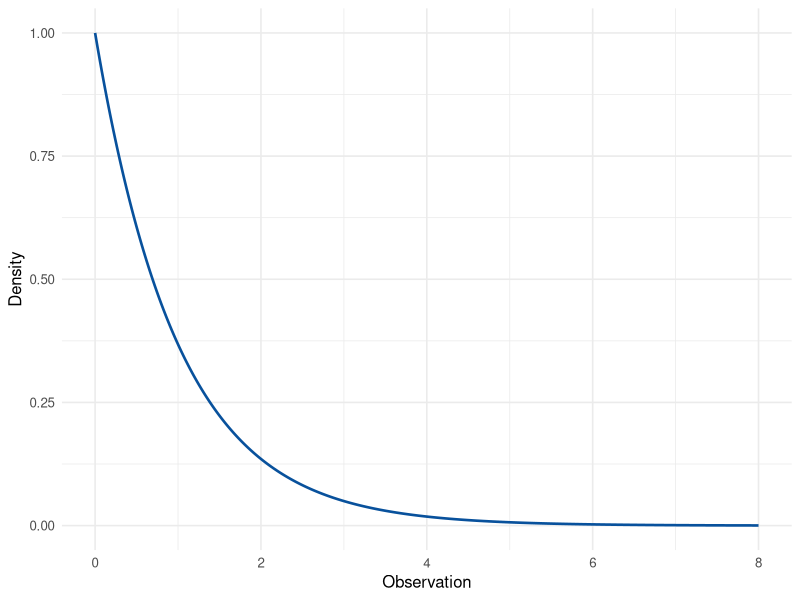
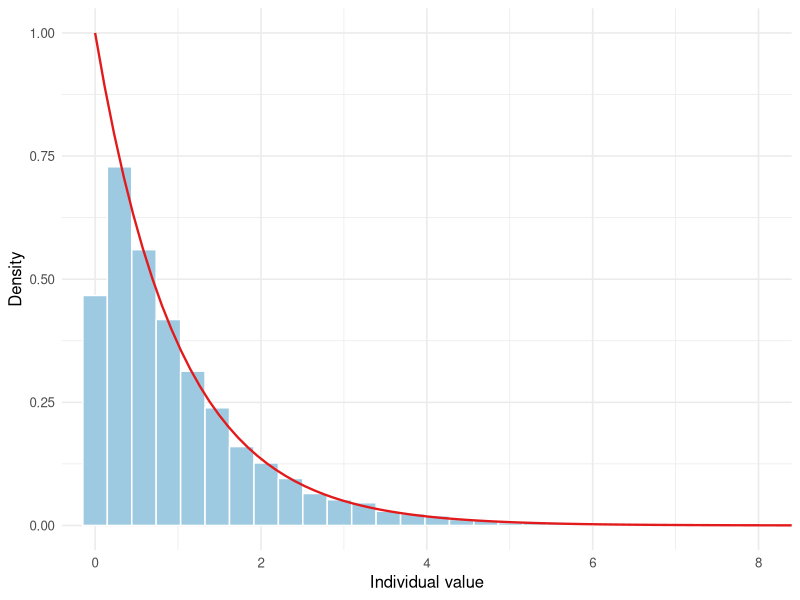
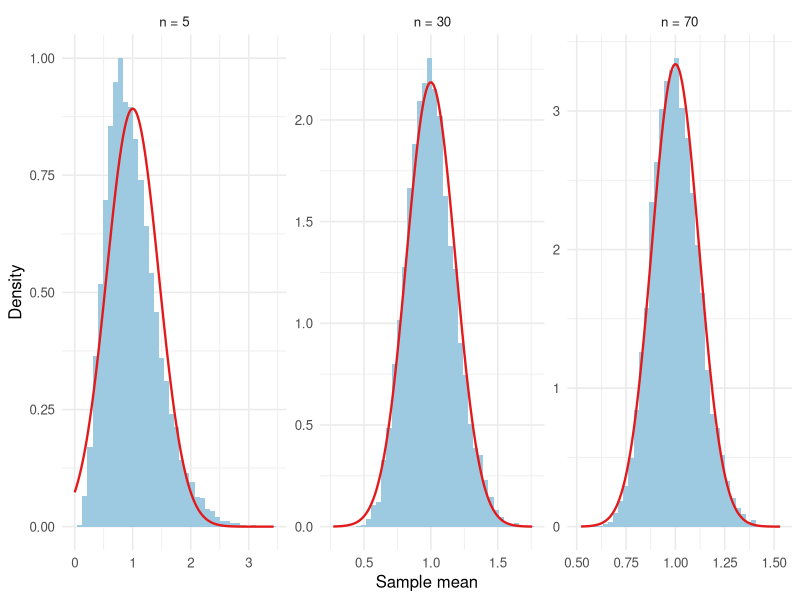
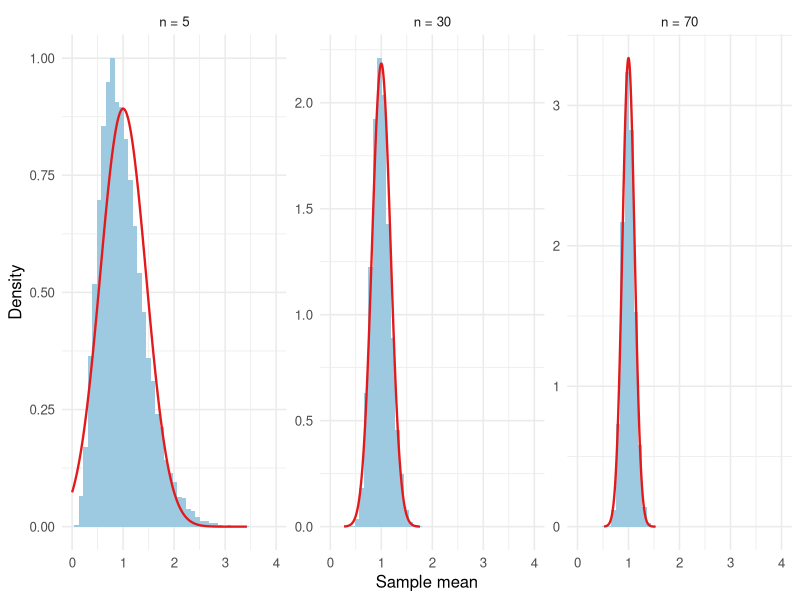
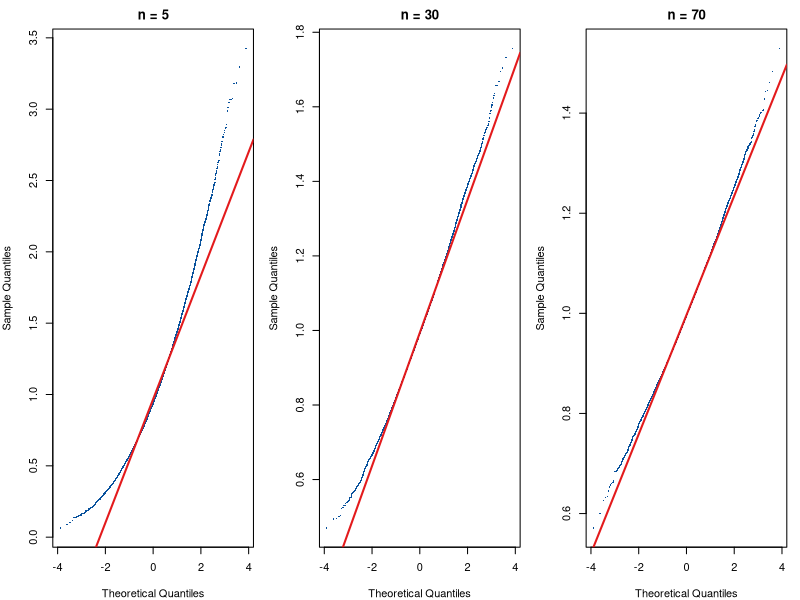

The R source for these figures, in order:
## ---- chunk 1
#| include: false
library(ggplot2)
library(knitr)
student_id <- 1069
## ---- chunk 2
#| echo: false
#| fig-width: 6.5
#| fig-height: 3.2
#| fig-cap: "The exponential population with rate 1. Mean 1, standard deviation 1, with a long right tail."
curve_x <- seq(0, 8, length.out = 400)
ggplot(data.frame(x = curve_x, y = dexp(curve_x, rate = 1)), aes(x, y)) +
  geom_line(linewidth = 0.9, color = "#08519c") +
  labs(x = "Observation", y = "Density") +
  theme_minimal(base_size = 12)
## ---- chunk 3
#| echo: false
#| fig-width: 6.5
#| fig-height: 3.2
#| fig-cap: "Ten thousand individual exponential draws. This is the population, not a sampling distribution."
set.seed(student_id)
individuals <- rexp(10000, rate = 1)
ggplot(data.frame(x = individuals), aes(x)) +
  geom_histogram(
    aes(y = after_stat(density)),
    bins = 40,
    fill = "#9ecae1",
    color = "white"
  ) +
  stat_function(fun = dexp, args = list(rate = 1), color = "#e31a1c", linewidth = 0.8) +
  coord_cartesian(xlim = c(0, 8)) +
  labs(x = "Individual value", y = "Density") +
  theme_minimal(base_size = 12)
## ---- chunk 4
set.seed(student_id)
one_sample <- rexp(5, rate = 1)
round(one_sample, 3)
mean(one_sample)
## ---- chunk 5
student_id <- 1069
B <- 10000
sample_sizes <- c(5, 10, 20, 30, 40, 50, 60, 70, 80, 100)
mu <- 1
sigma <- 1

skewness <- function(x) {
  z <- (x - mean(x)) / sd(x)
  mean(z^3)
}

excess_kurtosis <- function(x) {
  z <- (x - mean(x)) / sd(x)
  mean(z^4) - 3
}

set.seed(student_id)

results <- data.frame()
focus_n <- c(5, 30, 70)
stored_means <- list()

for (n in sample_sizes) {
  sample_means <- replicate(B, mean(rexp(n, rate = 1)))
  simulated_se <- sd(sample_means)
  theoretical_se <- sigma / sqrt(n)

  results <- rbind(
    results,
    data.frame(
      sample_size = n,
      simulated_mean = mean(sample_means),
      theoretical_mean = mu,
      simulated_se = simulated_se,
      theoretical_se = theoretical_se,
      se_ratio = simulated_se / theoretical_se,
      skewness = skewness(sample_means),
      theory_skewness = 2 / sqrt(n),
      excess_kurtosis = excess_kurtosis(sample_means)
    )
  )

  if (n %in% focus_n) {
    stored_means[[as.character(n)]] <- sample_means
  }
}

results$meets_rule <- with(
  results,
  abs(skewness) < 0.25 &
    abs(theory_skewness) < 0.25 &
    abs(excess_kurtosis) < 0.50 &
    abs(se_ratio - 1) <= 0.10
)
## ---- chunk 6
#| echo: false
results_view <- results
names(results_view) <- c(
  "Sample size", "Simulated mean", "Theoretical mean",
  "Simulated SE", "Theoretical SE", "SE ratio",
  "Skewness", "Theory skewness", "Excess kurtosis",
  "Meets the rule?"
)
results_view$`Meets the rule?` <- ifelse(results$meets_rule, "Yes", "No")
kable(
  results_view,
  digits = 3,
  row.names = FALSE,
  caption = "Ten thousand sample means from an exponential population. The theoretical mean is 1. The theoretical standard error is 1 divided by the square root of n. The theoretical skewness is 2 divided by the square root of n."
)
## ---- chunk 7
#| echo: false
#| fig-width: 9
#| fig-height: 3.3
#| fig-cap: "Sampling distribution of the exponential mean. The red curve is the normal approximation. The right tail is what the cutoff is measuring."
plot_means <- do.call(rbind, lapply(focus_n, function(n) {
  data.frame(n = n, sample_mean = stored_means[[as.character(n)]])
}))
plot_means$panel <- factor(
  paste0("n = ", plot_means$n),
  levels = paste0("n = ", focus_n)
)

curve_df <- do.call(rbind, lapply(focus_n, function(n) {
  se <- sigma / sqrt(n)
  lower <- max(0, mu - 4 * se)
  upper <- max(mu + 4 * se, max(stored_means[[as.character(n)]]))
  xs <- seq(lower, upper, length.out = 300)
  data.frame(
    panel = factor(paste0("n = ", n), levels = levels(plot_means$panel)),
    x = xs,
    y = dnorm(xs, mean = mu, sd = se)
  )
}))

ggplot(plot_means, aes(sample_mean)) +
  geom_histogram(
    aes(y = after_stat(density)),
    bins = 40,
    fill = "#9ecae1",
    linewidth = 0
  ) +
  geom_line(data = curve_df, aes(x, y), color = "#e31a1c", linewidth = 0.8) +
  facet_wrap(~panel, nrow = 1, scales = "free") +
  labs(x = "Sample mean", y = "Density") +
  theme_minimal(base_size = 12)
## ---- chunk 8
#| echo: false
#| fig-width: 9
#| fig-height: 3.3
#| fig-cap: "The same exponential means on one horizontal scale, from 0 to 4. Larger samples pull the mean in toward 1. The population stays right-skewed."
ggplot(plot_means, aes(sample_mean)) +
  geom_histogram(
    aes(y = after_stat(density)),
    bins = 40,
    fill = "#9ecae1",
    linewidth = 0
  ) +
  geom_line(data = curve_df, aes(x, y), color = "#e31a1c", linewidth = 0.8) +
  facet_wrap(~panel, nrow = 1, scales = "free_y") +
  coord_cartesian(xlim = c(0, 4)) +
  labs(x = "Sample mean", y = "Density") +
  theme_minimal(base_size = 12)
## ---- chunk 9
#| echo: false
#| fig-width: 9
#| fig-height: 3.4
#| fig-cap: "Normal Q–Q plots of the exponential means. A bend at the right is the remaining skew. The red line is qqline()."
par(mfrow = c(1, 3), mar = c(4, 4, 2.2, 1))
for (n in focus_n) {
  qqnorm(
    stored_means[[as.character(n)]],
    main = paste0("n = ", n),
    pch = 16,
    cex = 0.3,
    col = "#08519c"
  )
  qqline(stored_means[[as.character(n)]], col = "#e31a1c", lwd = 2)
}
## ---- chunk 10
#| results: hide
shapiro_results <- do.call(rbind, lapply(focus_n, function(n) {
  set.seed(student_id)
  fit <- shapiro.test(sample(stored_means[[as.character(n)]], 5000))
  data.frame(
    sample_size = n,
    W = unname(fit$statistic),
    p_value = fit$p.value
  )
}))
## ---- chunk 11
#| echo: false
shapiro_view <- shapiro_results
shapiro_view$p_value <- format.pval(shapiro_results$p_value, digits = 3, eps = 0.001)
names(shapiro_view) <- c("Sample size", "W", "p-value")
kable(
  shapiro_view,
  digits = 3,
  row.names = FALSE,
  caption = "Shapiro–Wilk tests on 5,000 of the 10,000 exponential means. A small p-value is evidence against a normal curve."
)
## ---- chunk 12
#| echo: false
tighter <- results
tighter$meets_tighter <- with(
  results,
  abs(skewness) < 0.20 &
    abs(theory_skewness) < 0.20 &
    abs(excess_kurtosis) < 0.50 &
    abs(se_ratio - 1) <= 0.10
)
tighter_view <- data.frame(
  sample_size = tighter$sample_size,
  theory_skewness = tighter$theory_skewness,
  under_025 = ifelse(abs(tighter$theory_skewness) < 0.25, "Yes", "No"),
  under_020 = ifelse(abs(tighter$theory_skewness) < 0.20, "Yes", "No"),
  skewness = tighter$skewness,
  original = ifelse(tighter$meets_rule, "Yes", "No"),
  stricter = ifelse(tighter$meets_tighter, "Yes", "No")
)
names(tighter_view) <- c(
  "Sample size", "Theory skewness", "Formula under 0.25",
  "Formula under 0.20", "Simulated skewness",
  "Original rule", "Cutoff 0.20"
)
kable(
  tighter_view,
  digits = 3,
  row.names = FALSE,
  caption = "The same exponential means scored with a skewness cutoff of 0.20. The original rule is unchanged."
)
